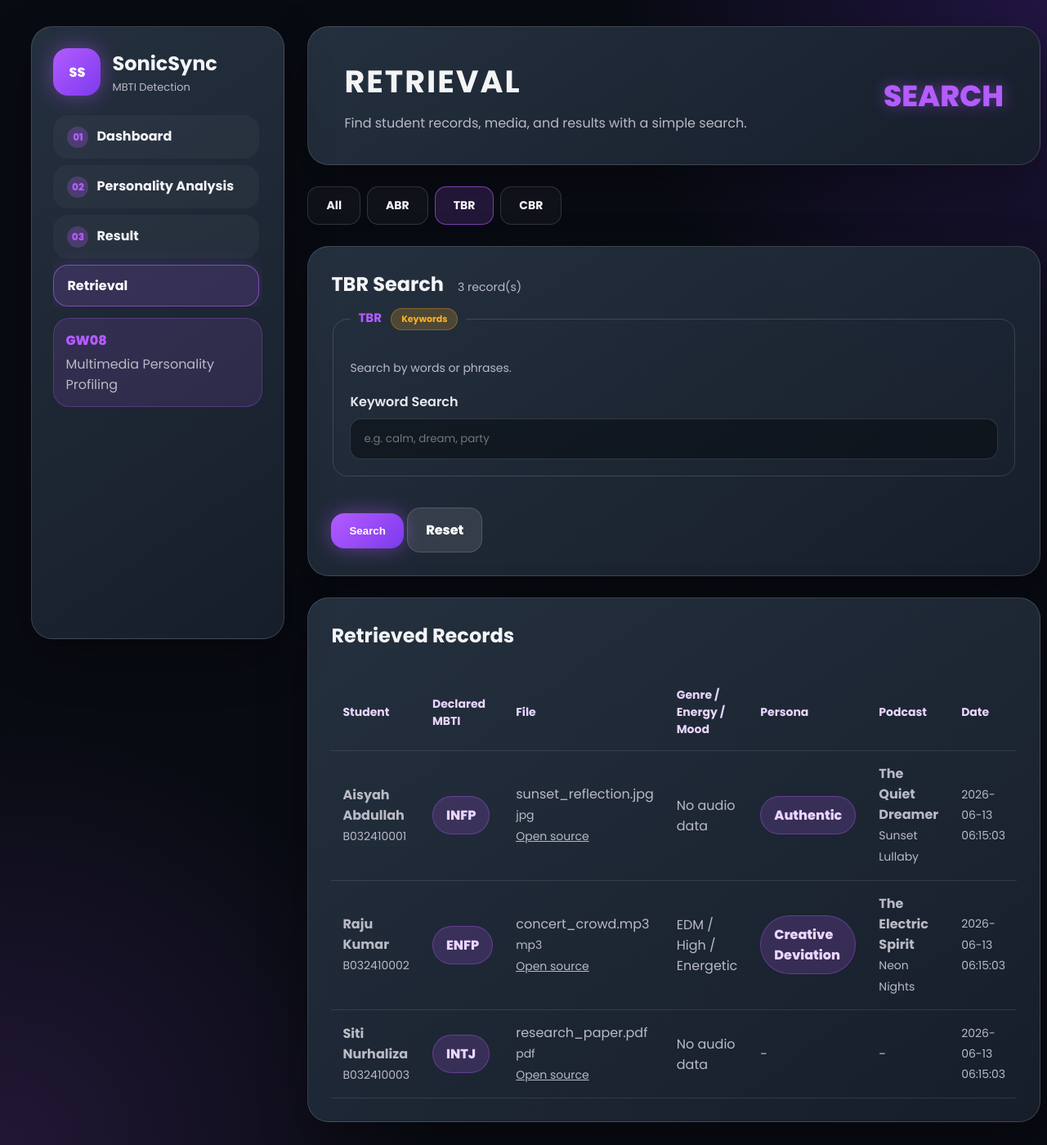
Screenshot of /retrieval.php?mode=tbr with the database file from the repository.
### tables this page shows
CREATE TABLE student (
    student_id VARCHAR(50) PRIMARY KEY,
    name VARCHAR(100) NOT NULL,
    matric_no VARCHAR(20) DEFAULT '',
    phone_no VARCHAR(20) DEFAULT '',
    lab_group VARCHAR(50) DEFAULT '',
    mbti_type VARCHAR(10) DEFAULT '',
    life_value TEXT,
    preferred_podcast_tone VARCHAR(50) DEFAULT ''
);

CREATE TABLE multimedia_asset (
    asset_id INT AUTO_INCREMENT PRIMARY KEY,
    student_id VARCHAR(50) NOT NULL,
    file_name VARCHAR(255) NOT NULL,
    file_type VARCHAR(30) NOT NULL,
    file_size INT NOT NULL,
    file_path VARCHAR(255) NOT NULL,
    description TEXT,
    tags VARCHAR(500) DEFAULT '',
    media_category VARCHAR(30) NOT NULL,
    upload_date TIMESTAMP DEFAULT CURRENT_TIMESTAMP,
    FOREIGN KEY (student_id) REFERENCES student(student_id)
);

CREATE TABLE recommendation_result (
    result_id INT AUTO_INCREMENT PRIMARY KEY,
    student_id VARCHAR(50) NOT NULL,
    audio_id INT DEFAULT NULL,
    predicted_mbti VARCHAR(10) DEFAULT '',
    generated_persona VARCHAR(100) DEFAULT '',
    podcast_title VARCHAR(255) DEFAULT '',
    podcast_script TEXT,
    recommended_song VARCHAR(255) DEFAULT '',
    recommended_podcast VARCHAR(255) DEFAULT '',
    generated_date TIMESTAMP DEFAULT CURRENT_TIMESTAMP,
    FOREIGN KEY (student_id) REFERENCES student(student_id),
    FOREIGN KEY (audio_id) REFERENCES audio_metadata(audio_id)
);

CREATE TABLE audio_metadata (
    audio_id INT AUTO_INCREMENT PRIMARY KEY,
    asset_id INT NOT NULL,
    song_title VARCHAR(255) DEFAULT '',
    artist_or_creator VARCHAR(255) DEFAULT '',
    duration INT DEFAULT 0,
    energy_level VARCHAR(20) DEFAULT '',
    mood_type VARCHAR(50) DEFAULT '',
    lyrics_keywords TEXT,
    genre VARCHAR(50) DEFAULT '',
    tempo_bpm DECIMAL(8,2) DEFAULT NULL,
    rms_energy DECIMAL(10,6) DEFAULT NULL,
    spectral_centroid DECIMAL(10,2) DEFAULT NULL,
    zero_crossing_rate DECIMAL(10,6) DEFAULT NULL,
    tempo_category VARCHAR(20) DEFAULT '',
    personality_tendency VARCHAR(100) DEFAULT '',
    audio_features_json TEXT,
    analysis_status VARCHAR(255) DEFAULT '',
    analyzed_at DATETIME DEFAULT NULL,
    FOREIGN KEY (asset_id) REFERENCES multimedia_asset(asset_id)
);

### retrieval.php (the view, shortened to what this page needs)
<?php
include 'includes/db.php';
$mode = $_GET['mode'] ?? 'all';
$keyword = trim($_GET['keyword'] ?? '');
$base_sql = "
    SELECT s.student_id, s.name AS student_name, s.matric_no, s.mbti_type AS declared_mbti, s.lab_group,
           ma.asset_id, ma.file_name, ma.file_type, ma.file_size, ma.file_path, ma.description, ma.tags, ma.media_category, ma.upload_date,
           am.audio_id, am.song_title, am.artist_or_creator, am.duration, am.energy_level, am.mood_type, am.lyrics_keywords, am.genre,
           rr.result_id, rr.generated_persona, rr.podcast_title, rr.podcast_script, rr.recommended_song, rr.recommended_podcast, rr.generated_date
    FROM student s
    LEFT JOIN multimedia_asset ma ON s.student_id = ma.student_id
    LEFT JOIN audio_metadata am ON ma.asset_id = am.asset_id
    LEFT JOIN recommendation_result rr ON s.student_id = rr.student_id
";
$count_sql = "
    SELECT COUNT(*) AS total
    FROM student s
    LEFT JOIN multimedia_asset ma ON s.student_id = ma.student_id
    LEFT JOIN audio_metadata am ON ma.asset_id = am.asset_id
    LEFT JOIN recommendation_result rr ON s.student_id = rr.student_id
";
$where_clause = '';
$stmt = $conn->prepare($count_sql . $where_clause);
$stmt->execute();
$total = $stmt->get_result()->fetch_assoc()['total'];
$stmt = $conn->prepare($base_sql . $where_clause . ' ORDER BY s.student_id, ma.upload_date DESC');
$stmt->execute();
$results = $stmt->get_result();
?>
<?php include 'includes/header.php'; ?>
<section class="hero">
    <div>
        <h1>Retrieval</h1>
        <p>Find student records, media, and results with a simple search.</p>
    </div>
    <div class="tag">SEARCH</div>
</section>
<div class="retrieval-tabs">
    <a class="tab <?= $mode === 'all' ? 'active' : '' ?>" href="?mode=all">All</a>
    <a class="tab <?= $mode === 'abr' ? 'active' : '' ?>" href="?mode=abr">ABR</a>
    <a class="tab <?= $mode === 'tbr' ? 'active' : '' ?>" href="?mode=tbr">TBR</a>
    <a class="tab <?= $mode === 'cbr' ? 'active' : '' ?>" href="?mode=cbr">CBR</a>
</div>
<section class="form-card">
    <h2>
        <?= strtoupper($mode === 'all' ? 'All' : $mode) ?> Search
        <?php if ($total): ?><span class="result-count"><?= $total ?> record(s)</span><?php endif; ?>
    </h2>
    <form method="GET">
        <?php if ($mode === 'tbr' || $mode === 'all'): ?>
        <fieldset class="retrieval-fieldset">
            <legend>TBR <span class="module-tag tbr">Keywords</span></legend>
            <p class="small-text">Search by words or phrases.</p>
            <div>
                <label>Keyword Search</label>
                <input type="text" name="keyword" value="<?= htmlspecialchars($keyword) ?>" placeholder="e.g. calm, dream, party">
            </div>
        </fieldset>
        <?php endif; ?>
        <button class="btn" type="submit">Search</button>
        <a class="btn secondary" href="retrieval.php">Reset</a>
    </form>
</section>
<section class="table-card">
    <h2>Retrieved Records</h2>
    <div class="table-wrap">
        <table>
            <tr>
                <th>Student</th>
                <th>Declared MBTI</th>
                <th>File</th>
                <th>Genre / Energy / Mood</th>
                <th>Persona</th>
                <th>Podcast</th>
                <th>Date</th>
            </tr>
            <?php if ($results && $results->num_rows > 0): ?>
                <?php while ($row = $results->fetch_assoc()): ?>
                <tr>
                    <td>
                        <strong><?= htmlspecialchars($row['student_name']) ?></strong><br>
                        <span class="small-text"><?= htmlspecialchars($row['student_id']) ?></span>
                    </td>
                    <td><span class="result-badge"><?= htmlspecialchars($row['declared_mbti'] ?: '-') ?></span></td>
                    <td>
                        <?= htmlspecialchars($row['file_name'] ?: '-') ?><br>
                        <span class="small-text"><?= htmlspecialchars($row['file_type'] ?? '') ?></span>
                        <?php if (!empty($row['file_path'])): ?>
                            <br><a class="small-text" href="<?= htmlspecialchars($row['file_path']) ?>" target="_blank" rel="noopener">Open source</a>
                        <?php endif; ?>
                    </td>
                    <td>
                        <?php if ($row['genre']): ?>
                            <?= htmlspecialchars($row['genre']) ?> /
                            <?= htmlspecialchars($row['energy_level'] ?? '-') ?> /
                            <?= htmlspecialchars($row['mood_type'] ?? '-') ?>
                        <?php else: ?>
                            <span class="muted">No audio data</span>
                        <?php endif; ?>
                    </td>
                    <td>
                        <?php if ($row['generated_persona']): ?>
                            <span class="result-badge"><?= htmlspecialchars($row['generated_persona']) ?></span>
                        <?php else: ?>
                            <span class="muted">-</span>
                        <?php endif; ?>
                    </td>
                    <td>
                        <?php if ($row['podcast_title']): ?>
                            <strong><?= htmlspecialchars($row['podcast_title']) ?></strong><br>
                            <span class="small-text"><?= htmlspecialchars($row['recommended_song'] ?: '') ?></span>
                        <?php else: ?>
                            <span class="muted">-</span>
                        <?php endif; ?>
                    </td>
                    <td class="small-text"><?= htmlspecialchars($row['generated_date'] ?? $row['upload_date'] ?? '') ?></td>
                </tr>
                <?php endwhile; ?>
            <?php else: ?>
                <tr><td colspan="7">No records match the current search.</td></tr>
            <?php endif; ?>
        </table>
    </div>
</section>
<?php include 'includes/footer.php'; ?>

### assets/css/style.css (style rules this page uses)
:root { --bg: #080b12; --panel: #202935; --panel-light: #263241; --border: rgba(255,255,255,0.14); --text: #f4f4f7; --muted: #b9bac4; --purple: #b45cff; --purple-2: #7c3aed; --purple-glow: rgba(180,92,255,0.45); --success: #32d583; --warning: #fdb022; --danger: #f97066; }
* { box-sizing: border-box; }
body { margin: 0; font-family: 'Poppins', Arial, sans-serif; color: var(--text); background: radial-gradient(circle at top right, rgba(124,58,237,0.22), transparent 28%), radial-gradient(circle at bottom left, rgba(180,92,255,0.15), transparent 28%), var(--bg); min-height: 100vh; }
.sidebar, .hero, .card, .table-card, .form-card { background: linear-gradient(145deg, rgba(38,50,65,0.96), rgba(23,31,43,0.96)); border: 1px solid var(--border); border-radius: 26px; box-shadow: 0 22px 60px rgba(0,0,0,0.32); }
.hero { padding: 38px 44px; display: flex; align-items: center; justify-content: space-between; min-height: 155px; }
.hero h1 { margin: 0; font-size: 38px; letter-spacing: 2px; text-transform: uppercase; }
.hero .tag { font-size: 36px; font-weight: 800; color: var(--purple); text-shadow: 0 0 18px var(--purple-glow); }
.hero p { color: var(--muted); margin: 10px 0 0; max-width: 760px; }
.card, .form-card, .table-card { padding: 28px; }
.card h3, .form-card h2, .table-card h2 { margin: 0 0 12px; }
label { display: block; margin: 16px 0 8px; color: #e8e7ef; font-weight: 600; }
input, select, textarea { width: 100%; padding: 14px 16px; border-radius: 14px; border: 1px solid rgba(255,255,255,0.14); background: rgba(8,11,18,0.55); color: var(--text); font-family: inherit; outline: none; }
.btn { display: inline-flex; align-items: center; justify-content: center; gap: 8px; margin-top: 18px; padding: 14px 22px; border: none; border-radius: 16px; background: linear-gradient(135deg, var(--purple), var(--purple-2)); color: white; font-weight: 800; cursor: pointer; text-decoration: none; box-shadow: 0 0 24px var(--purple-glow); }
.btn.secondary { background: rgba(255,255,255,0.1); box-shadow: none; border: 1px solid var(--border); }
.result-badge { display: inline-block; padding: 10px 16px; border-radius: 999px; background: rgba(180,92,255,0.18); color: #ead5ff; border: 1px solid rgba(180,92,255,0.35); font-weight: 800; }
.table-wrap { overflow-x: auto; }
table { width: 100%; border-collapse: collapse; margin-top: 18px; }
th, td { padding: 15px 14px; text-align: left; border-bottom: 1px solid rgba(255,255,255,0.1); }
th { color: #e9d5ff; font-size: 14px; }
td { color: var(--muted); }
.small-text { color: var(--muted); font-size: 14px; line-height: 1.8; }
.retrieval-tabs { display: flex; gap: 8px; }
.retrieval-tabs .tab { padding: 12px 22px; border-radius: 14px; border: 1px solid var(--border); background: rgba(255,255,255,0.035); color: var(--text); text-decoration: none; font-weight: 700; transition: 0.2s; font-size: 14px; }
.retrieval-tabs .tab.active, .retrieval-tabs .tab:hover { border-color: rgba(180,92,255,0.6); background: rgba(180,92,255,0.16); }
.retrieval-fieldset { border: 1px solid var(--border); border-radius: 18px; padding: 20px; margin-bottom: 20px; }
.retrieval-fieldset legend { font-weight: 700; color: var(--purple); padding: 0 10px; font-size: 15px; }
.result-count { font-size: 14px; color: var(--muted); font-weight: 400; margin-left: 12px; }
.muted { color: var(--muted); }
.module-tag { display: inline-block; padding: 4px 12px; border-radius: 999px; font-size: 11px; font-weight: 700; margin-left: 8px; }
.module-tag.tbr { background: rgba(253,176,34,0.2); color: #fdb022; border: 1px solid rgba(253,176,34,0.3); }

### rows the page displays
student: name "Aisyah Abdullah", student_id "B032410001", mbti_type "INFP", multimedia_asset.file_name "sunset_reflection.jpg", multimedia_asset.file_type "jpg", shows "No audio data", recommendation_result.generated_persona "Authentic", recommendation_result.podcast_title "The Quiet Dreamer", recommendation_result.recommended_song "Sunset Lullaby", recommendation_result.generated_date "2026-06-13 06:15:03"
student: name "Raju Kumar", student_id "B032410002", mbti_type "ENFP", multimedia_asset.file_name "concert_crowd.mp3", multimedia_asset.file_type "mp3", audio_metadata.genre "EDM", audio_metadata.energy_level "High", audio_metadata.mood_type "Energetic", recommendation_result.generated_persona "Creative Deviation", recommendation_result.podcast_title "The Electric Spirit", recommendation_result.recommended_song "Neon Nights", recommendation_result.generated_date "2026-06-13 06:15:03"
multimedia_asset: student.name "Siti Nurhaliza", student.student_id "B032410003", student.mbti_type "INTJ", file_name "research_paper.pdf", file_type "pdf", shows "No audio data", upload_date "2026-06-13 06:15:03"

### other values shown
$p['step'] "01"
$p['label'] "Dashboard"
$p['step'] "02"
$p['label'] "Personality Analysis"
$p['step'] "03"
$p['label'] "Result"
$p['label'] "Retrieval"
$mode === 'all' ? 'All' : $mode "TBR"
$total "3"
